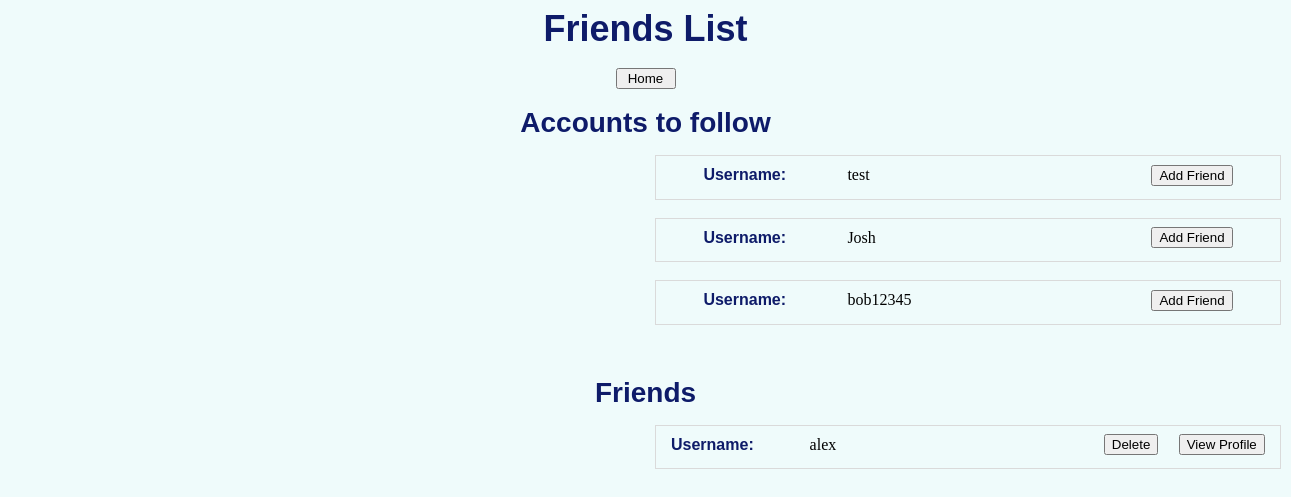
The app's page /friends (signed in) with its own data.
### app/models.py (models this page shows)
class Users(db.Model):
    id = db.Column(db.Integer, primary_key=True)
    email = db.Column(db.String(200))
    username = db.Column(db.String(200))
    password = db.Column(db.String(200))

class Friends(db.Model):
    id = db.Column(db.Integer, primary_key=True)
    username1 = db.Column(db.String(200))
    username2 = db.Column(db.String(200))

### app/views.py (the view)
@app.route('/friends', methods=['POST', 'GET'])
def Friends():
    users = models.Users.query.all()
    friends = CurrentFriends()
    usersFinal = []
    for user in users:
        foundUser = False
        if user.username != session['username']:
            for friend in friends:
                if user.username == friend.username2:
                    foundUser = True
            if foundUser == False:
                usersFinal.append(user)
    logging.debug("Friends")
    return render_template('friends.html', users=usersFinal, friends = friends)

### app/views.py (called while the page is built)
def CurrentFriends():
    friends = models.Friends.query.all()
    friendList = []
    for friend in friends:
        if friend.username2 != session['username'] and friend not in friendList:
            friendList.append(friend)
    logging.debug("Friends")
    return friendList

### app/templates/friends.html (shortened to what this page needs)
<!DOCTYPE html>
<head>
  <link rel="stylesheet" href="{{ url_for('static', filename='css/blog.css')}}">
</head>
<body class = "body">
  <div style = "text-align: center;">
    <div>
      <span class="generaltitle">Friends List</span>
      <br>
      <br>
      <a href="{{ url_for('Home') }}"><button type="button" style="width:60px;">Home</button></a>
      <br>
      <br>
    </div>
  </div>
    <div style = "text-align: center;">
        <span class="generalsubtitle">Accounts to follow</span>
        <ul>
          {% for friends in users %}
          <fieldset style="position:relative; left:605px; width: 600px; border:thin solid #DADADA;" >
            <table border="0" align="center" style="text-align:left;">
              <tr>
                <td width="140px" class="bodyforms">
                    Username:
                </td>
                <td width="300px">
                    {{ friends.username }}
                </td>
                <td>
                  <a href="{{ url_for('AddFriend', username = friends.username) }}"><button type="button">Add Friend</button></a>
                </td>
              </tr>
            </table>
          </fieldset>
          <br>
          {% endfor %}
        </ul>
        <br>
      </div>
      <div style = "text-align: center;">
          <span class="generalsubtitle">Friends</span>
          <ul>
            {% for user in friends %}
            <fieldset style="position:relative; left:605px; width: 600px; border:thin solid #DADADA;" >
              <table border="0" align="center" style="text-align:left;">
                <tr>
                  <td width="140px" class="bodyforms">
                      Username:
                  </td>
                  <td width="300px">
                      {{ user.username2 }}
                  </td>
                  <td width="90px" style="text-align:center;">
                   <a href="{{ url_for('delete', username=user.username2) }}"><button type="button">Delete</button></a>
                  </td>
                  <td width="90px" style="text-align:center;">
                   <a href="{{ url_for('Profile', username=user.username2) }}"><button type="button">View Profile</button></a>
                  </td>
                </tr>
              </table>
            </fieldset>
            <br>
            {% endfor %}
          </ul>
          <br>
        </div>
</body>
</html>

### app/static/css/blog.css (style rules this page uses)
body { background-color: #EFFBFB; }
.generaltitle { font-weight:bold; font-size:36px; color:#0e1b69; font-family:sans-serif; }
.generalsubtitle { font-weight:bold; font-size:28px; color:#0e1b69; font-family:sans-serif; }
.bodyforms { font-weight:bold; font-size:16px; color:#0e1b69; font-family:sans-serif; }

### records on screen
Users: username "test"
Users: username "Josh"
Users: username "bob12345"
Friends: username2 "alex"
